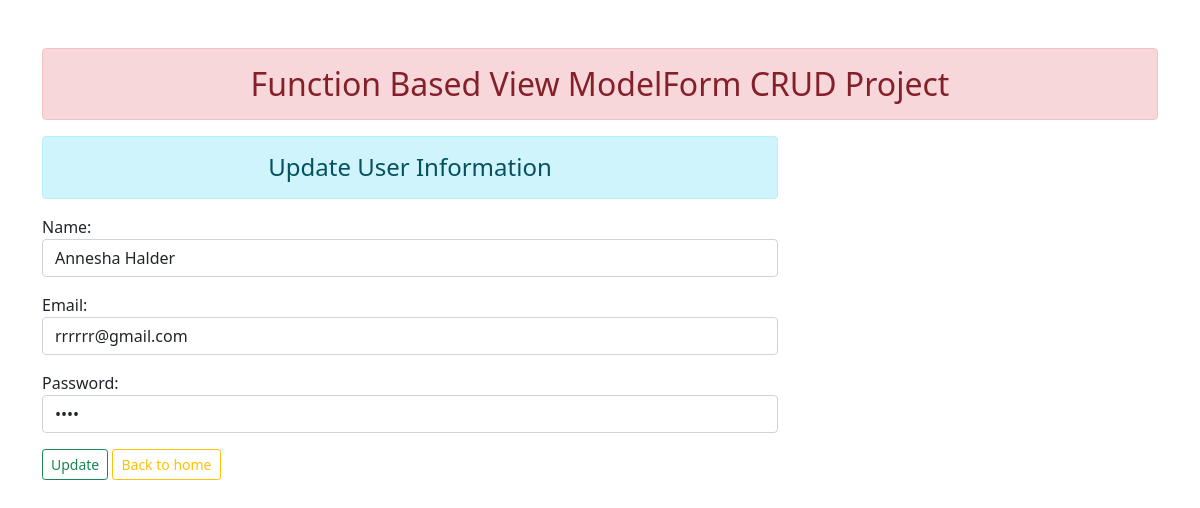
Before: /update/9 with the older database file.
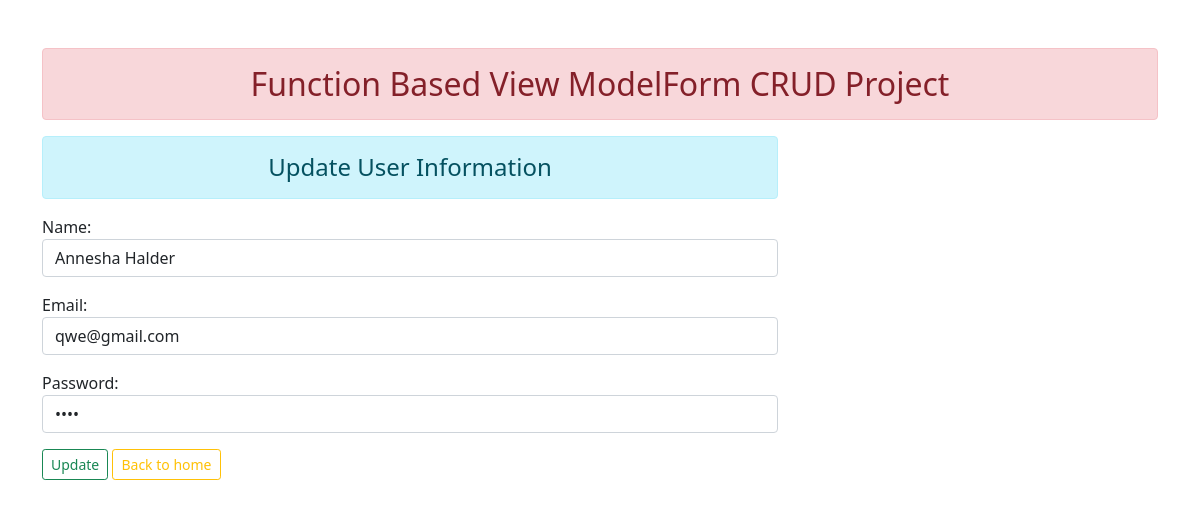
After: the same page with the newer database file.
### enroll/models.py (models this page shows)
class User(models.Model):
    name = models.CharField(max_length=70)
    email = models.CharField(max_length=100)
    password = models.CharField(max_length=100)

### enroll/views.py (the view)
# urls.py: path('update/<int:id>', views.update_data, name="update"),
def update_data(request, id):
    if request.method == 'POST':
        pi = User.objects.get(pk=id)
        fm = StudentRegistration(request.POST, instance=pi)
        if fm.is_valid():
            fm.save()
            return HttpResponseRedirect('/')
    else:
        pi = User.objects.get(pk=id)
        fm = StudentRegistration(instance=pi)
    return render(request, 'enroll/updateStudent.html', {"form": fm})

### enroll/forms.py
class StudentRegistration(forms.ModelForm):
    class Meta:
        model = User
        fields = ['name', 'email', 'password']
        widgets = {
            'name': forms.TextInput(attrs={"class": "form-control"}),
            'email': forms.EmailInput(attrs={"class": "form-control"}),
            'password': forms.PasswordInput(render_value=True, attrs={"class": "form-control"})
        }

### enroll/templates/enroll/updateStudent.html (shortened to what this page needs)
{% extends 'enroll/base.html' %}
{% block content %}
  <div class="row">
    <div class="col-sm-8">
        <h4 class="text-center alert alert-info">Update User Information</h4>
        <form action="" method="POST">
            {{form.as_p}}
            <input type="Submit" class="btn btn-outline-success btn-sm" value="Update">
            <a href="{% url 'addandshow' %}" class="btn btn-outline-warning btn-sm">Back to home</a>
        </form>
    </div>
  </div>
{% endblock content %}

Changed rows visible on the page:
changed User "Annesha Halder": email "rrrrrr@gmail.com" → "qwe@gmail.com"
